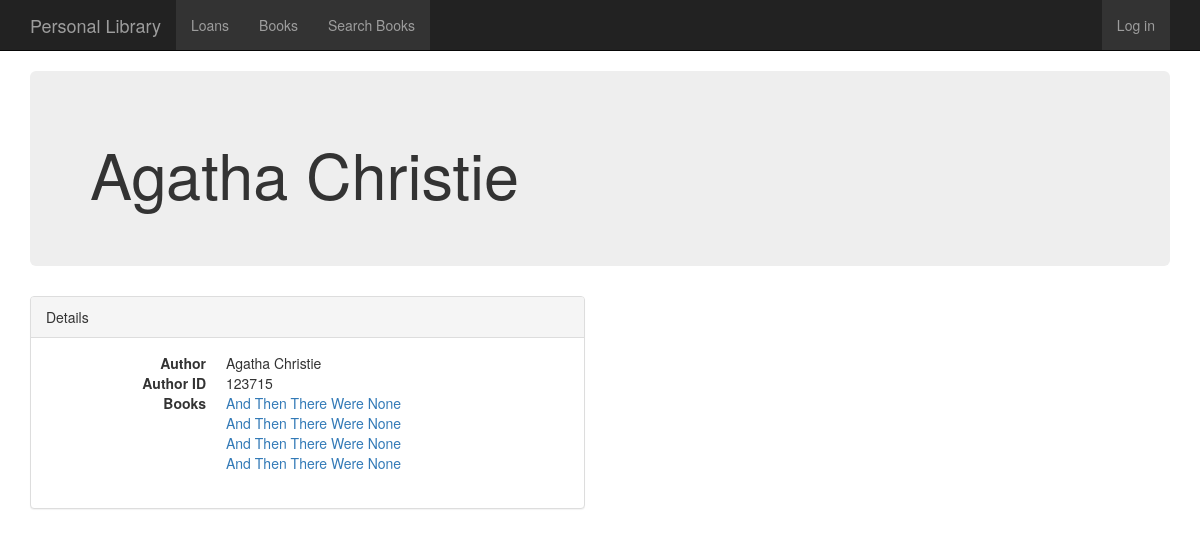
Before: /author/123715 with the older database file.
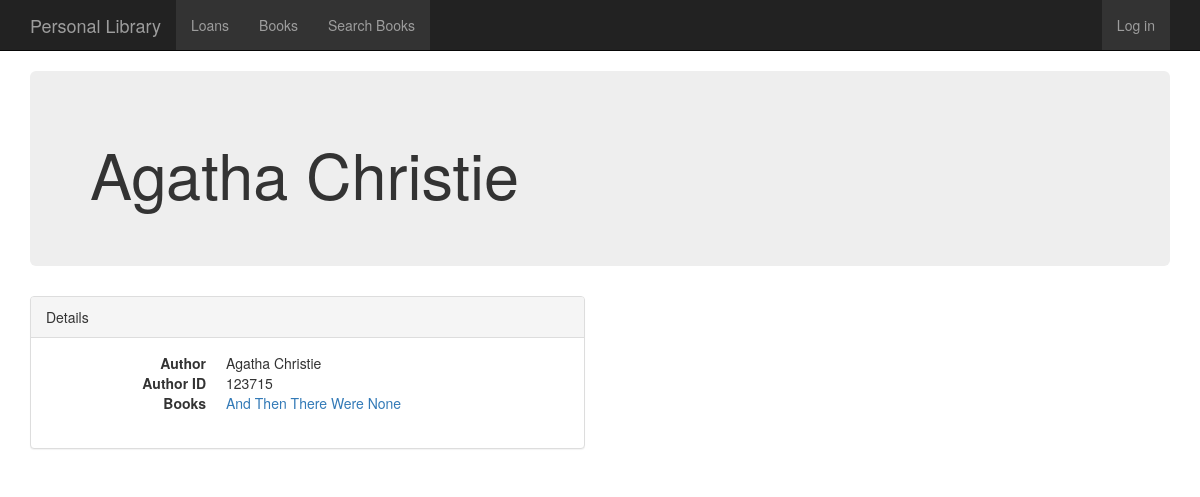
After: the same page with the newer database file.
### libraryapp/models.py (models this page shows, shortened)
class Book(models.Model):
	title = models.CharField(max_length=256)
	isbn = models.IntegerField(null=True)
	author = models.ForeignKey(Author, related_name='books')
	small_image_url = models.URLField(max_length=200, null=True, blank=True)
	publisher = models.CharField(max_length=256, null=True)
	num_pages = models.IntegerField(null=True)
	pubyear = models.IntegerField(null=True, blank=True, default=0)
	pubday = models.IntegerField(null=True, blank=True)
	pubmonth = models.IntegerField(choices=MONTHS, null=True, blank=True)
	rating = models.CharField(max_length=256, null=True)
	url = models.URLField(max_length=200, null=True, blank=True)
	description = models.CharField(max_length=10000, null=True)

### libraryapp/views.py (the view)
# urls.py: url(r'^author/(?P<pk>\d+)$', AuthorDetail.as_view(), name='author_detail'),
class AuthorDetail(DetailView):
    model = Author
    def get_context_data(self, **kwargs):
        context = super(AuthorDetail, self).get_context_data(**kwargs)
        context['books'] = self.object.books.all()
        return context

### libraryapp/templates/libraryapp/author_detail.html (shortened to what this page needs)
{% extends 'libraryapp/base.html' %}
{% block content %}
<div class="container">
  <div class="jumbotron">
    <h1>{{author.author}}</h1>
  </div>
  <div class="row">
    <div class="col-md-6">
      <div class="panel panel-default">
        <div class="panel-heading">Details</div>
        <div class="panel-body">
          <dl class="dl-horizontal">
          	<dt>Author</dt>
            <dd>{{author.author}}</dd>
            <dt>Author ID</dt>
            <dd>{{author.id}}</dd>
            <dt>Books</dt>
            {% for book in books %}
            <dd><a href = "/books/{{book.id}}">{{book.title}}</a></dd>
            {% endfor %}
          </dl>
        </div>
      </div>
    </div>
{% endblock %}

Changed rows visible on the page:
removed Book: title "And Then There Were None"
removed Book: title "And Then There Were None"
removed Book: title "And Then There Were None"
